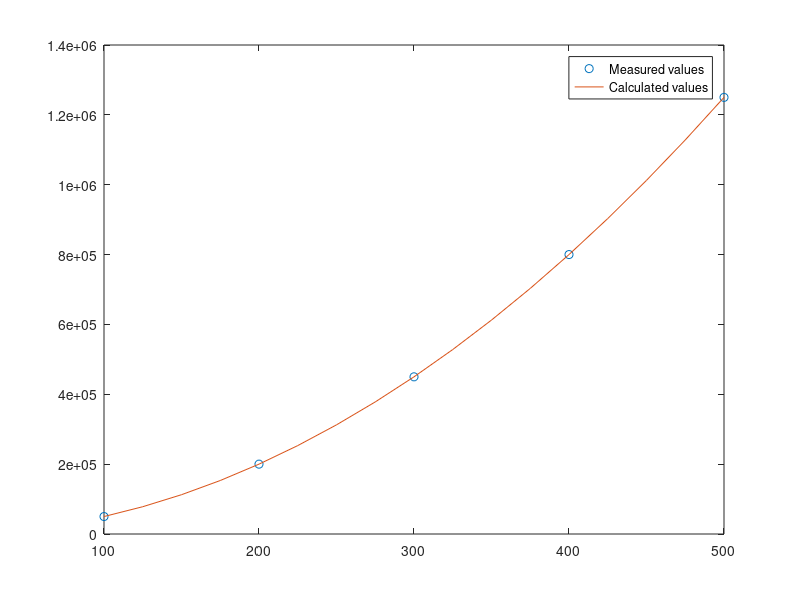
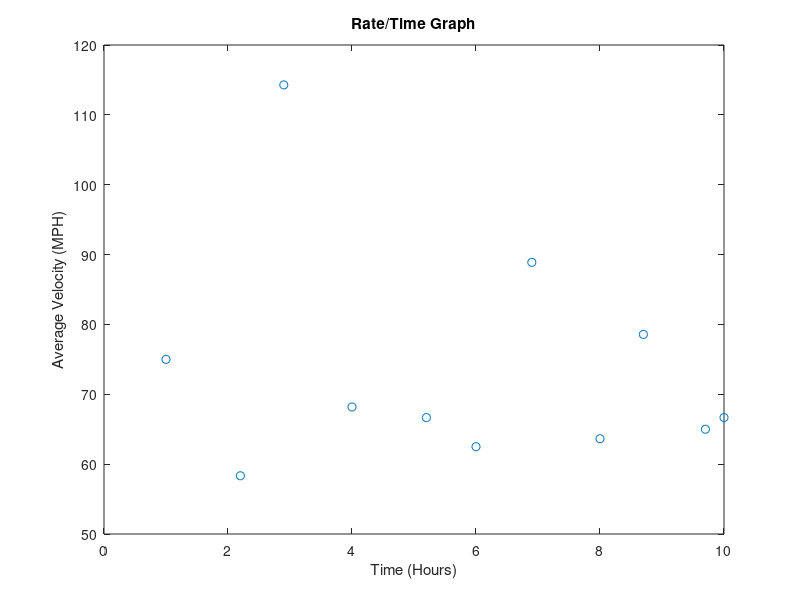

MATLAB code to generate these figures, in order:
clear all;
clc;          
close all;    
format short;  

%% Problem 1
disp('------------------------------------------------------------')
disp('Problem 1')
I = [100,200,300,400,500];
P = [50000 200000 450000 800000 1250000];
r = polyfit(I,P,2);
I_cal = 100:25:500;
P_cal = polyval(r,I_cal);
plot(I,P,'o');
hold on;
plot(I_cal,P_cal);
hold off;
legend('Measured values','Calculated values');

%% Problem 2
disp('------------------------------------------------------------------');
disp('Part A');
x = [-5:1:5];
y = 12*(x.^3)-5*(x.^2)+3;
diffY = diff(y)./diff(x);

% Part B
disp('Part B');
diffYANN = 36*(x.^2)-(10*x)

% Part C
disp('Part C');
Hfreq = [-5:0.1:5];

%% Problem 3
% Part A
disp('------------------------------------------------------------------');
disp('Part A');

figure(2)
t = [0, 1.0, 2.2, 2.9, 4.0, 5.2, 6.0, 6.9, 8.0, 8.7, 9.7, 10];
d = [0, 75, 145, 225, 300, 380. 430, 510, 580, 635, 700, 720];
V = (diff(d))./(diff(t))

% Part B
disp('Part B');
plot(t(2:end),V,'o');
hold on
title('Rate/Time Graph');
xlabel('Time (Hours)');
ylabel('Average Velocity (MPH)');
hold off

% Part C
disp('Part C');
disp('Speeds exceeding the speed limit: ');
speedLimit = 75;
EXlimit = V(find(V >= speedLimit));
disp(EXlimit);

% Part D
disp('Part D');
meanMPH = mean(V);
meanMPHExceed = 0;

if (meanMPH > speedLimit)
meanMPHExceed = 1;
end

if (meanMPHExceed == 0)
fprintf('The average velocity was %f mph, the overall average velocity was within the speed limit',meanMPH);
else
fprintf('The average velocity was %f mph, the overall average velocity exceeded the speed limit',meanMPH);
end

%% Problem 4
disp('.');
disp('------------------------------------------------------------------');
disp('Problem 4');
% equation: deltaH = integral(Cp)dT from T1 to T2
% equation: Cp = a + bT + cT^2 + dT^3
a = 25.48;
b = 1.520 * 10^(-2);
c = -0.7155 * 10^(-5);
d = 1.312 * 10^(-9);
polynomial=@(t) a + b.*(t) + c.*(t.^2) + d.*(t.^3);
limits = [300:1000];
deltaH = integral(polynomial,limits(1),limits(end));
disp('deltaH is equal to: ');
disp(deltaH);